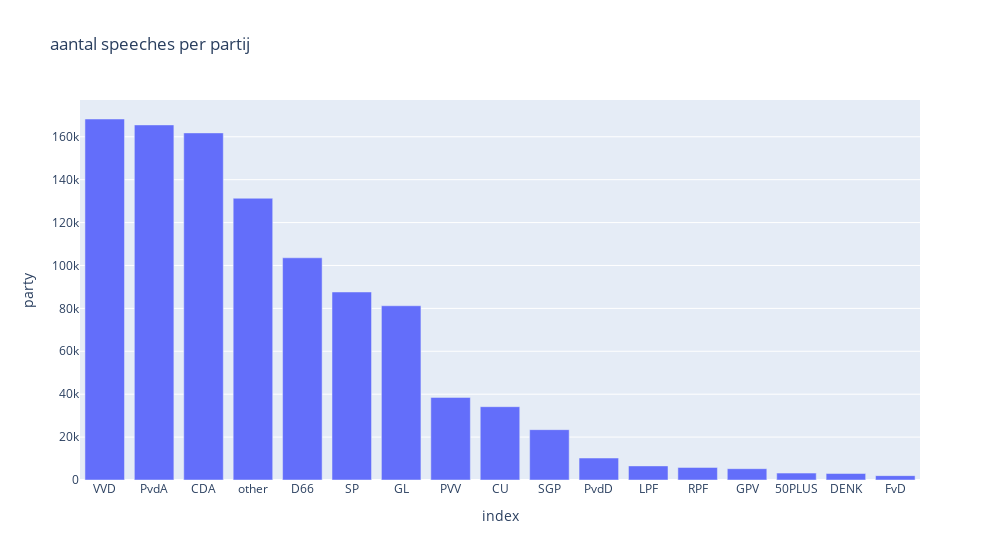

Notebook code cell kept with this figure:
### Code cell
fig = px.bar(partijen,x= "index", y = "party", width = 1000, title = "aantal speeches per partij")
fig

### Figure 1 — Plotly figure (JSON) as saved in the notebook; plotly's stock layout.template omitted (floating-point values rounded to 4 significant figures)
{"data": [{"alignmentgroup": "True", "hovertemplate": "index=%{x}<br>party=%{y}<extra></extra>", "legendgroup": "", "marker": {"color": "#636efa"}, "name": "", "offsetgroup": "", "orientation": "v", "showlegend": false, "textposition": "auto", "type": "bar", "x": ["VVD", "PvdA", "CDA", "other", "D66", "SP", "GL", "PVV", "CU", "SGP", "PvdD", "LPF", "RPF", "GPV", "50PLUS", "DENK", "FvD"], "xaxis": "x", "y": [168276, 165516, 161799, 131339, 103579, 87637, 81225, 38495, 34177, 23460, 10242, 6573, 5860, 5279, 3221, 3021, 2034], "yaxis": "y"}], "layout": {"barmode": "relative", "legend": {"tracegroupgap": 0}, "title": {"text": "aantal speeches per partij"}, "width": 1000, "xaxis": {"anchor": "y", "domain": [0, 1], "title": {"text": "index"}}, "yaxis": {"anchor": "x", "domain": [0, 1], "title": {"text": "party"}}}}
